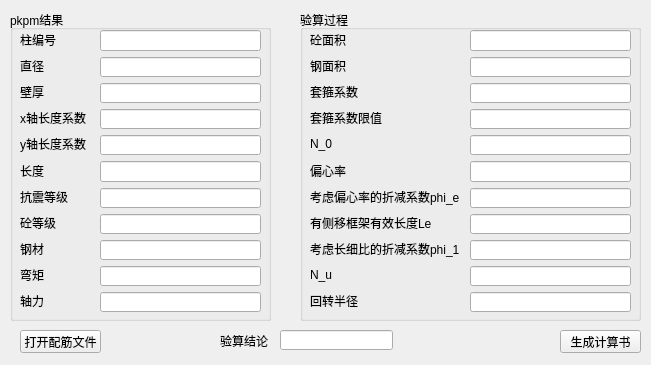
<?xml version="1.0" encoding="UTF-8"?>
<ui version="4.0">
 <class>pkpm</class>
 <widget class="QMainWindow" name="pkpm">
  <property name="geometry">
   <rect>
    <x>0</x>
    <y>0</y>
    <width>651</width>
    <height>365</height>
   </rect>
  </property>
  <property name="windowTitle">
   <string>PKPM钢管柱验算</string>
  </property>
  <widget class="QWidget" name="centralWidget">
   <widget class="QPushButton" name="pb_open">
    <property name="geometry">
     <rect>
      <x>20</x>
      <y>330</y>
      <width>81</width>
      <height>23</height>
     </rect>
    </property>
    <property name="text">
     <string>打开配筋文件</string>
    </property>
   </widget>
   <widget class="QGroupBox" name="groupBox">
    <property name="geometry">
     <rect>
      <x>10</x>
      <y>10</y>
      <width>261</width>
      <height>311</height>
     </rect>
    </property>
    <property name="title">
     <string>pkpm结果</string>
    </property>
    <widget class="QWidget" name="verticalLayoutWidget">
     <property name="geometry">
      <rect>
       <x>10</x>
       <y>20</y>
       <width>71</width>
       <height>281</height>
      </rect>
     </property>
     <layout class="QVBoxLayout" name="verticalLayout">
      <item>
       <widget class="QLabel" name="label">
        <property name="text">
         <string>柱编号</string>
        </property>
       </widget>
      </item>
      <item>
       <widget class="QLabel" name="label_2">
        <property name="text">
         <string>直径</string>
        </property>
       </widget>
      </item>
      <item>
       <widget class="QLabel" name="label_3">
        <property name="text">
         <string>壁厚</string>
        </property>
       </widget>
      </item>
      <item>
       <widget class="QLabel" name="label_4">
        <property name="text">
         <string>x轴长度系数</string>
        </property>
       </widget>
      </item>
      <item>
       <widget class="QLabel" name="label_5">
        <property name="text">
         <string>y轴长度系数</string>
        </property>
       </widget>
      </item>
      <item>
       <widget class="QLabel" name="label_6">
        <property name="text">
         <string>长度</string>
        </property>
       </widget>
      </item>
      <item>
       <widget class="QLabel" name="label_9">
        <property name="text">
         <string>抗震等级</string>
        </property>
       </widget>
      </item>
      <item>
       <widget class="QLabel" name="label_8">
        <property name="text">
         <string>砼等级</string>
        </property>
       </widget>
      </item>
      <item>
       <widget class="QLabel" name="label_7">
        <property name="text">
         <string>钢材</string>
        </property>
       </widget>
      </item>
      <item>
       <widget class="QLabel" name="label_10">
        <property name="text">
         <string>弯矩</string>
        </property>
       </widget>
      </item>
      <item>
       <widget class="QLabel" name="label_11">
        <property name="text">
         <string>轴力</string>
        </property>
       </widget>
      </item>
     </layout>
    </widget>
    <widget class="QWidget" name="verticalLayoutWidget_3">
     <property name="geometry">
      <rect>
       <x>90</x>
       <y>20</y>
       <width>161</width>
       <height>282</height>
      </rect>
     </property>
     <layout class="QVBoxLayout" name="verticalLayout_4">
      <item>
       <widget class="QLineEdit" name="le_nc"/>
      </item>
      <item>
       <widget class="QLineEdit" name="le_b"/>
      </item>
      <item>
       <widget class="QLineEdit" name="le_t"/>
      </item>
      <item>
       <widget class="QLineEdit" name="le_cx"/>
      </item>
      <item>
       <widget class="QLineEdit" name="le_cy"/>
      </item>
      <item>
       <widget class="QLineEdit" name="le_lc"/>
      </item>
      <item>
       <widget class="QLineEdit" name="le_nfc"/>
      </item>
      <item>
       <widget class="QLineEdit" name="le_rcc"/>
      </item>
      <item>
       <widget class="QLineEdit" name="le_rsc"/>
      </item>
      <item>
       <widget class="QLineEdit" name="le_m"/>
      </item>
      <item>
       <widget class="QLineEdit" name="le_n"/>
      </item>
     </layout>
    </widget>
   </widget>
   <widget class="QGroupBox" name="groupBox_2">
    <property name="geometry">
     <rect>
      <x>300</x>
      <y>10</y>
      <width>341</width>
      <height>311</height>
     </rect>
    </property>
    <property name="title">
     <string>验算过程</string>
    </property>
    <widget class="QWidget" name="verticalLayoutWidget_2">
     <property name="geometry">
      <rect>
       <x>10</x>
       <y>20</y>
       <width>151</width>
       <height>281</height>
      </rect>
     </property>
     <layout class="QVBoxLayout" name="verticalLayout_2">
      <item>
       <widget class="QLabel" name="label_12">
        <property name="text">
         <string>砼面积</string>
        </property>
       </widget>
      </item>
      <item>
       <widget class="QLabel" name="label_13">
        <property name="text">
         <string>钢面积</string>
        </property>
       </widget>
      </item>
      <item>
       <widget class="QLabel" name="label_14">
        <property name="text">
         <string>套箍系数</string>
        </property>
       </widget>
      </item>
      <item>
       <widget class="QLabel" name="label_15">
        <property name="text">
         <string>套箍系数限值</string>
        </property>
       </widget>
      </item>
      <item>
       <widget class="QLabel" name="label_16">
        <property name="text">
         <string>N_0</string>
        </property>
       </widget>
      </item>
      <item>
       <widget class="QLabel" name="label_17">
        <property name="text">
         <string>偏心率</string>
        </property>
       </widget>
      </item>
      <item>
       <widget class="QLabel" name="label_18">
        <property name="text">
         <string>考虑偏心率的折减系数phi_e</string>
        </property>
       </widget>
      </item>
      <item>
       <widget class="QLabel" name="label_19">
        <property name="text">
         <string>有侧移框架有效长度Le</string>
        </property>
       </widget>
      </item>
      <item>
       <widget class="QLabel" name="label_20">
        <property name="text">
         <string>考虑长细比的折减系数phi_1</string>
        </property>
       </widget>
      </item>
      <item>
       <widget class="QLabel" name="label_21">
        <property name="text">
         <string>N_u</string>
        </property>
       </widget>
      </item>
      <item>
       <widget class="QLabel" name="label_22">
        <property name="text">
         <string>回转半径</string>
        </property>
       </widget>
      </item>
     </layout>
    </widget>
    <widget class="QWidget" name="verticalLayoutWidget_4">
     <property name="geometry">
      <rect>
       <x>170</x>
       <y>20</y>
       <width>161</width>
       <height>282</height>
      </rect>
     </property>
     <layout class="QVBoxLayout" name="verticalLayout_5">
      <item>
       <widget class="QLineEdit" name="le_ac"/>
      </item>
      <item>
       <widget class="QLineEdit" name="le_as"/>
      </item>
      <item>
       <widget class="QLineEdit" name="le_theta"/>
      </item>
      <item>
       <widget class="QLineEdit" name="le_maxtheta"/>
      </item>
      <item>
       <widget class="QLineEdit" name="le_n0"/>
      </item>
      <item>
       <widget class="QLineEdit" name="le_e0"/>
      </item>
      <item>
       <widget class="QLineEdit" name="le_phie"/>
      </item>
      <item>
       <widget class="QLineEdit" name="le_le"/>
      </item>
      <item>
       <widget class="QLineEdit" name="le_phi1"/>
      </item>
      <item>
       <widget class="QLineEdit" name="le_nu"/>
      </item>
      <item>
       <widget class="QLineEdit" name="le_r"/>
      </item>
     </layout>
    </widget>
   </widget>
   <widget class="QLabel" name="label_34">
    <property name="geometry">
     <rect>
      <x>220</x>
      <y>330</y>
      <width>61</width>
      <height>21</height>
     </rect>
    </property>
    <property name="text">
     <string>验算结论</string>
    </property>
   </widget>
   <widget class="QLineEdit" name="lineEdit">
    <property name="geometry">
     <rect>
      <x>280</x>
      <y>330</y>
      <width>113</width>
      <height>20</height>
     </rect>
    </property>
   </widget>
   <widget class="QPushButton" name="pb_open_2">
    <property name="geometry">
     <rect>
      <x>560</x>
      <y>330</y>
      <width>81</width>
      <height>23</height>
     </rect>
    </property>
    <property name="text">
     <string>生成计算书</string>
    </property>
   </widget>
  </widget>
 </widget>
 <resources/>
 <connections/>
</ui>
